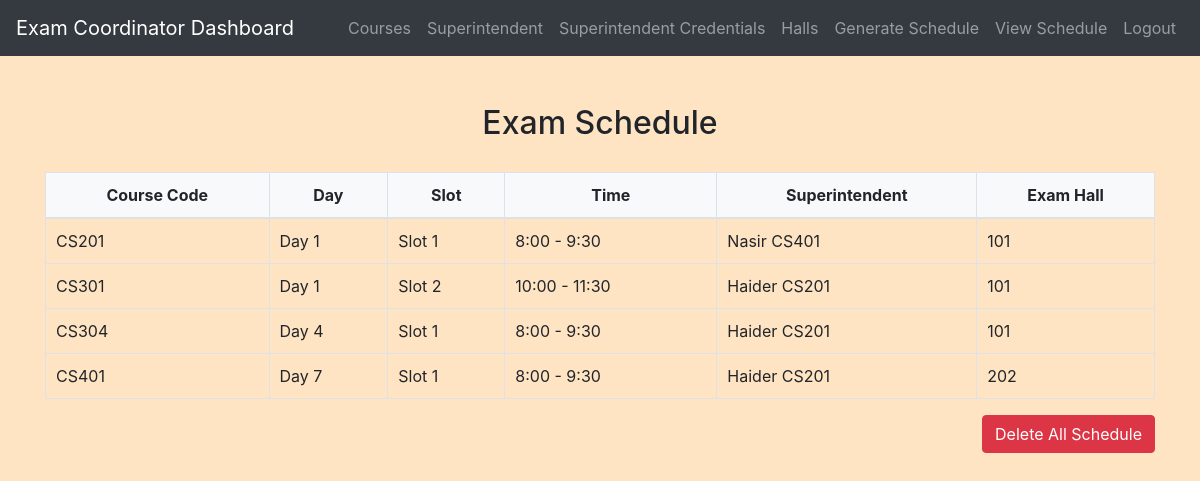
The app's page /exam_coordinator/view_schedule.php (signed in) with its own data.
### tables this page shows
CREATE TABLE `exam_schedule` (
  `id` int(11) NOT NULL,
  `course_id` int(11) NOT NULL,
  `day` int(11) NOT NULL,
  `slot` varchar(50) NOT NULL,
  `time_range` varchar(50) NOT NULL,
  `superintendent_id` int(11) DEFAULT NULL,
  `hall_number` varchar(50) DEFAULT NULL
);

CREATE TABLE `courses` (
  `id` int(11) NOT NULL,
  `course_code` varchar(10) NOT NULL
);

CREATE TABLE `superintendents` (
  `id` int(11) NOT NULL,
  `name` varchar(100) NOT NULL,
  `designation` varchar(100) NOT NULL,
  `department` varchar(100) NOT NULL,
  `email` varchar(255) DEFAULT NULL,
  `password` varchar(255) DEFAULT NULL
);

### exam_coordinator/view_schedule.php (the view, shortened to what this page needs)
<?php
include('config.php');
$schedule_result = $conn->query("
    SELECT es.id, c.course_code, es.day, es.slot, es.time_range, s.name as superintendent, es.hall_number
    FROM exam_schedule es
    JOIN courses c ON es.course_id = c.id
    LEFT JOIN superintendents s ON es.superintendent_id = s.id
    ORDER BY es.day, es.slot
");
?>
<!DOCTYPE html>
<html>
<head>
    <link rel="stylesheet" href="https://maxcdn.bootstrapcdn.com/bootstrap/4.5.2/css/bootstrap.min.css">
    <link rel="stylesheet" href="../css/style.css">
</head>
<body>
    <?php include('navbar.php'); ?>
<div class="container mt-5">
    <h2>Exam Schedule</h2>
    <?php if ($schedule_result->num_rows > 0): ?>
        <table class="table table-bordered">
            <thead>
            <tr>
                <th>Course Code</th>
                <th>Day</th>
                <th>Slot</th>
                <th>Time</th>
                <th>Superintendent</th>
                <th>Exam Hall</th>
            </tr>
            </thead>
            <tbody>
            <?php while ($row = $schedule_result->fetch_assoc()): ?>
                <tr>
                    <td><?= $row['course_code'] ?></td>
                    <td>Day <?= $row['day'] ?></td>
                    <td><?= $row['slot'] ?></td>
                    <td><?= $row['time_range'] ?></td>
                    <td><?= $row['superintendent'] ?></td>
                    <td><?= $row['hall_number'] ?></td>
                </tr>
            <?php endwhile; ?>
            </tbody>
        </table>
        <form method="post" onsubmit="return confirm('Are you sure you want to delete all schedules? This action cannot be undone.')">
            <button type="submit" name="delete_schedule" class="btn btn-danger float-right">Delete All Schedule</button>
        </form>
    <?php else: ?>
        <p>No schedule found.</p>
    <?php endif; ?>
</div>
</body>
</html>

### css/style.css (style rules this page uses)
body { background-color: bisque; }
h1, h2, h3, h4 { text-align: center; margin-top: 30px; margin-bottom: 30px; }
.table { width: 100%; border-collapse: collapse; margin-top: 20px; }
.table th, .table td { padding: 10px; border: 1px solid #dee2e6; }
.table thead th { background-color: #f8f9fa; font-weight: bold; text-align: center; }
.table tbody td { vertical-align: middle; }

### records on screen
exam_schedule: course.course_code "CS201", day "1", slot "Slot 1", time_range "8:00 - 9:30", superintendent.name "Nasir CS401", hall_number "101"
exam_schedule: course.course_code "CS301", day "1", slot "Slot 2", time_range "10:00 - 11:30", superintendent.name "Haider CS201", hall_number "101"
exam_schedule: course.course_code "CS304", day "4", slot "Slot 1", time_range "8:00 - 9:30", superintendent.name "Haider CS201", hall_number "101"
exam_schedule: course.course_code "CS401", day "7", slot "Slot 1", time_range "8:00 - 9:30", superintendent.name "Haider CS201", hall_number "202"
